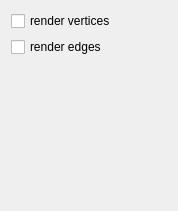
<?xml version="1.0" encoding="UTF-8"?>
<ui version="4.0">
 <class>DemoWidget</class>
 <widget class="QWidget" name="DemoWidget">
  <property name="geometry">
   <rect>
    <x>0</x>
    <y>0</y>
    <width>177</width>
    <height>211</height>
   </rect>
  </property>
  <property name="windowTitle">
   <string>Form</string>
  </property>
  <layout class="QVBoxLayout" name="verticalLayout">
   <item>
    <widget class="QCheckBox" name="check_renderVertices">
     <property name="text">
      <string>render vertices</string>
     </property>
    </widget>
   </item>
   <item>
    <widget class="QCheckBox" name="check_renderEdges">
     <property name="text">
      <string>render edges</string>
     </property>
    </widget>
   </item>
   <item>
    <spacer name="verticalSpacer">
     <property name="orientation">
      <enum>Qt::Vertical</enum>
     </property>
     <property name="sizeHint" stdset="0">
      <size>
       <width>156</width>
       <height>136</height>
      </size>
     </property>
    </spacer>
   </item>
  </layout>
 </widget>
 <resources/>
 <connections/>
</ui>
